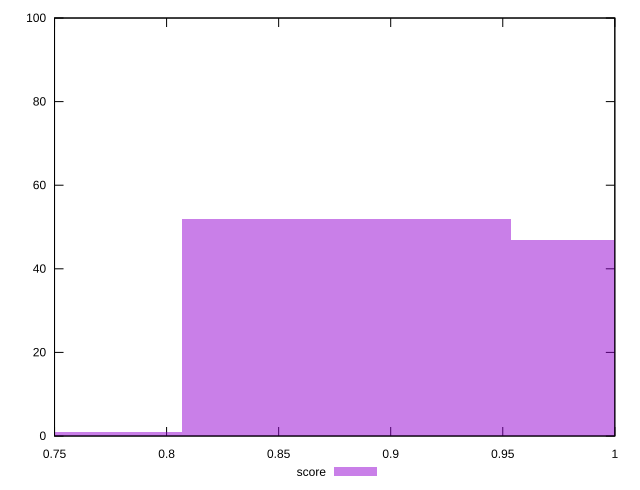

Reproduce this figure in gnuplot.
reset

$score <<EOF
0.8802216885514578 52
1.026925303310034 47
0.7335180737928815 1
EOF

set key outside below
set boxwidth 0.1467036147585763
set xrange [0.75:1]
set yrange [0:100]
set trange [0:100]
set style fill transparent solid 0.5 noborder
set terminal svg size 640, 490 enhanced background rgb 'white'
set output "report_00009_2021-02-08T22-37-41.559Z/unminified-css/samples/pages+cached/score/histogram.svg"

plot $score title "score" with boxes

reset
